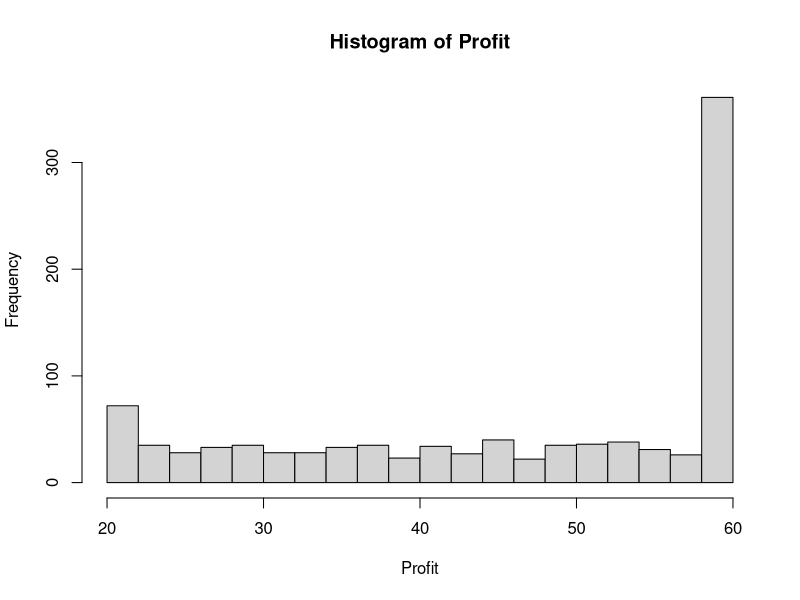

Write R code to recreate this figure.
# Freddie the Newsboy Simulation
# To run, click Source (or highlight everything and click Run from the menu above)

# set.seed(5) # optional - specify a seed to reprodue the simulation exactly
SimSize <- 1000 # set number of trials in the simulation

UnitSalePrice <- 2.50
UnitPurchaseCost <- 1.50
UnitSalvageValue <- 0.50

OrderQuantity <- 60

# Rather than looping throug, this simulation can be done in one step with a vector
Demand <- sample(40:70, SimSize, replace = TRUE) # this draws a random sample from a discrete uniform distribution 

SalesRevenue <- UnitSalePrice*pmin(OrderQuantity,Demand)
PurchasingCost <- UnitPurchaseCost*OrderQuantity
SalvageValue <- UnitSalvageValue*pmax(OrderQuantity-Demand,0)

Profit <- SalesRevenue-PurchasingCost+SalvageValue

MeanProfit <- mean(Profit)
MeanProfit
sd(Profit)
summary(Profit)

hist(Profit,breaks=15,xlab="Profit")

